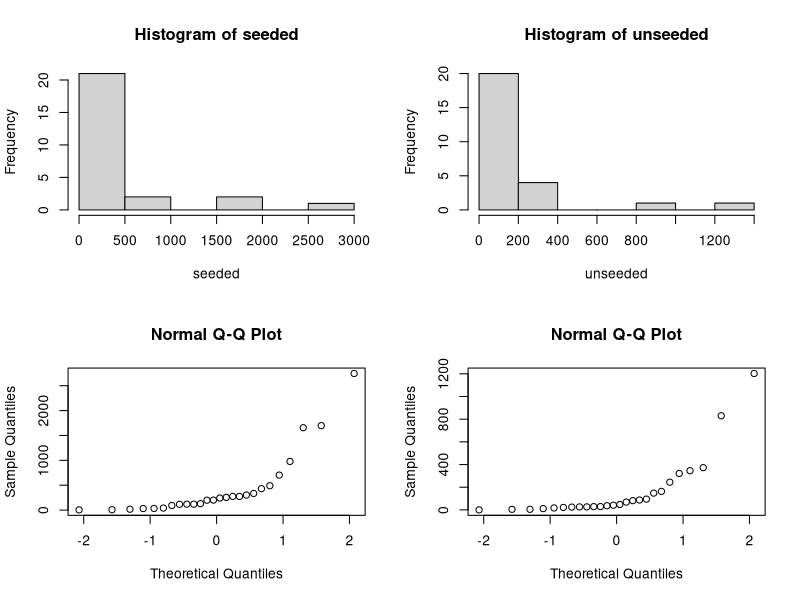

This figure's R source:
dataset = read.table('./Datasets/clouds.txt', header = TRUE)
par(mfrow=c(2,2))
seeded = dataset$seeded
unseeded = dataset$unseeded
hist(seeded)
hist(unseeded)
qqnorm(seeded)
qqnorm(unseeded)
t.test(seeded, unseeded,paired = FALSE, conf.level = 0.95, exact=FALSE)
wilcox.test(seeded, unseeded,paired = FALSE, conf.level = 0.95, exact=FALSE)
ks.test(seeded, unseeded,paired = FALSE, conf.level = 0.95, exact=FALSE)
